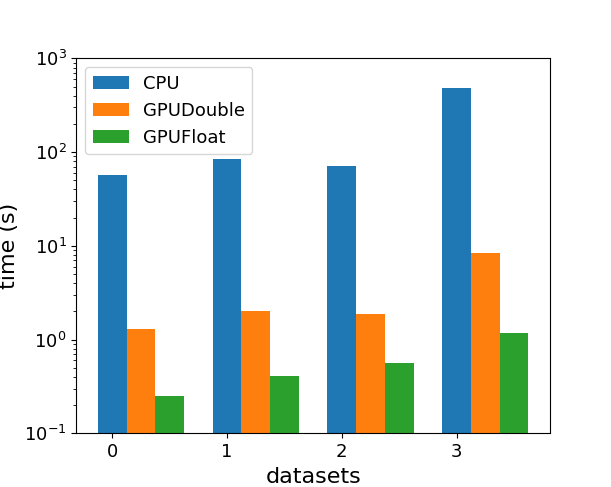

Reproduce this figure in Python.
import matplotlib.pyplot as plt
import numpy as np

data = ((57.62, 1.29, 0.25), (84.71, 2.00, 0.41), (71.03, 1.86, 0.56), (482.99, 8.42, 1.17))

dim = len(data[0])
w = 0.75
dimw = w / dim

fig, ax = plt.subplots()
x = np.arange(len(data))
for i in range(len(data[0])):
    y = [d[i] for d in data]
    b = ax.bar(x + i * dimw, y, dimw, bottom=0.001)

ax.set_xticks(range(4))
ax.set_yscale('log')

ax.set_xlabel('datasets', fontsize=16)
ax.set_ylabel('time (s)', fontsize=16)

ax.tick_params(axis='both', which='major', labelsize=13)

plt.ylim((0.1, 1000))

plt.legend(['CPU', 'GPUDouble', 'GPUFloat'], fontsize=13, loc='upper left')
plt.show()
